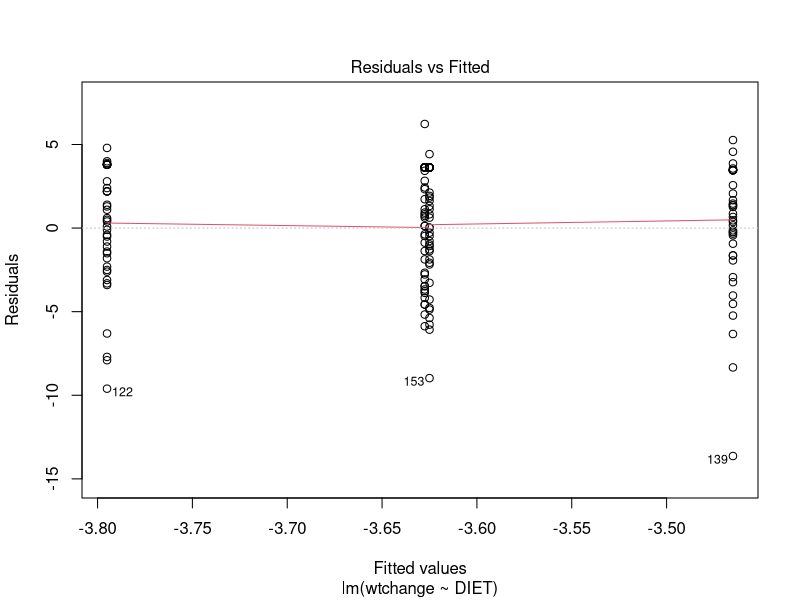
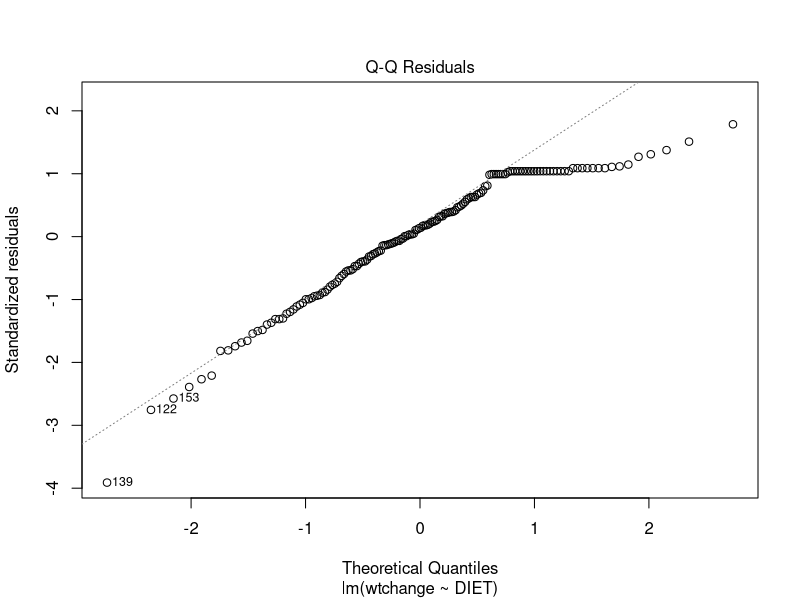
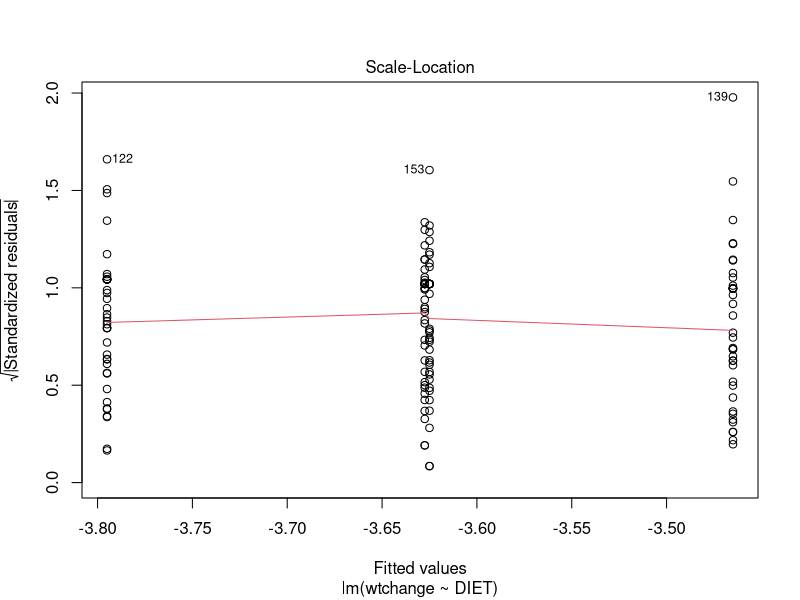
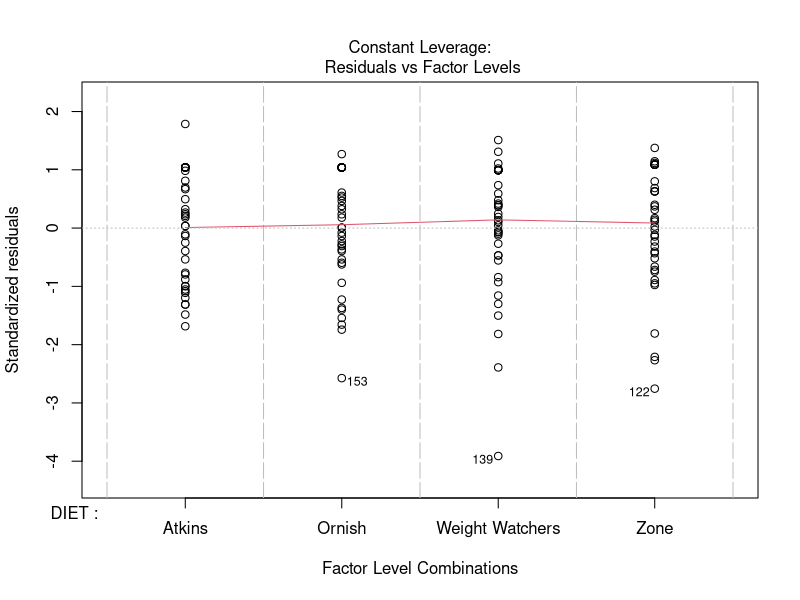
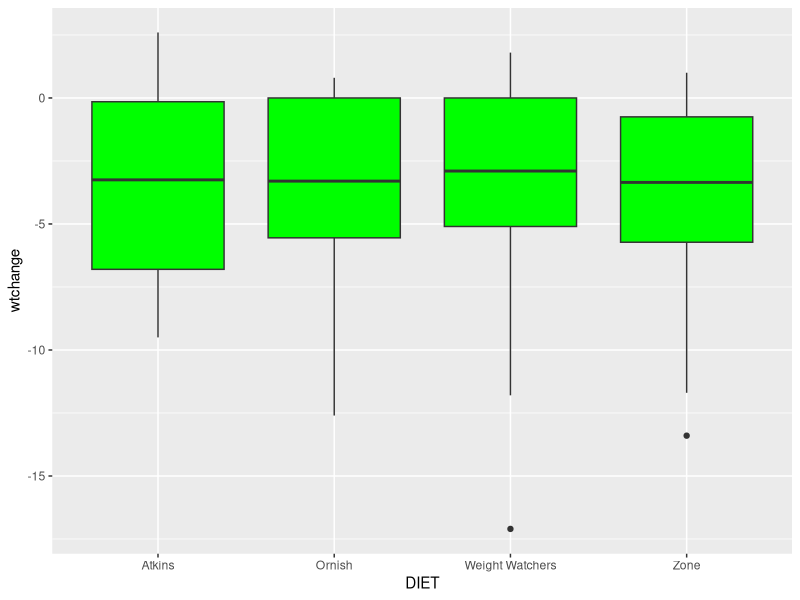

Generate these figures, in order, with R:
## ---- chunk 1
knitr::opts_chunk$set(echo = TRUE)
library(ggplot2)
library(dplyr)
## ---- chunk 2
diet <- read.csv('dietstudy.csv')
myvars <- c("DIET", "AGE", "SEX", "WEIGHT_0", "DROPOUT2", "WEIGHT_2", "ADHER_2")
newdiet <- subset(diet, select = c(DIET, AGE, SEX, WEIGHT_0, DROPOUT2, WEIGHT_2, ADHER_2))
newdiet$wtchange <- newdiet$WEIGHT_2 - newdiet$WEIGHT_0
head(newdiet)
## ---- chunk 3
diet.lm <- lm(wtchange ~ DIET, data = newdiet)
diet.lm
plot(diet.lm)
ggplot(newdiet, aes(x = DIET, y = wtchange)) + geom_boxplot(fill = 'green')
## ---- chunk 4
newdiet <- filter(newdiet, wtchange != 0)
head(newdiet)
## ---- chunk 5
newdiet.lm <- lm(wtchange ~ AGE + DIET + SEX + WEIGHT_0 + ADHER_2, data = newdiet)
newdiet.lm
summary(newdiet.lm)
## ---- chunk 6
newdiet2.lm <- update(newdiet.lm, . ~ . + ADHER_2:DIET, data = newdiet)
summary(newdiet2.lm)
## ---- chunk 7
f_stat <- (((0.1724^2 * 226) - (0.1781^2 * 228)) / (226 - 228)) / (0.1724^2)
f_stat
